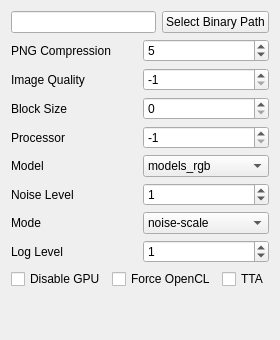
          <widget class="QWidget" name="waifu2xConverterCppTab">
           <attribute name="title">
            <string>Waifu2X Converter CPP</string>
           </attribute>
           <layout class="QVBoxLayout" name="verticalLayout">
            <item>
             <layout class="QHBoxLayout" name="waifu2xConverterCppPathHorizontalLayout">
              <item>
               <widget class="QLineEdit" name="waifu2xConverterCppPathLineEdit"/>
              </item>
              <item>
               <widget class="QPushButton" name="waifu2xConverterCppPathSelectButton">
                <property name="text">
                 <string>Select Binary Path</string>
                </property>
               </widget>
              </item>
             </layout>
            </item>
            <item>
             <layout class="QHBoxLayout" name="waifu2xConverterCppPngCompressionHorizontalLayout">
              <item>
               <widget class="QLabel" name="waifu2xConverterCppPngCompressionLabel">
                <property name="text">
                 <string>PNG Compression</string>
                </property>
               </widget>
              </item>
              <item>
               <widget class="QSpinBox" name="waifu2xConverterCppPngCompressionSpinBox">
                <property name="maximum">
                 <number>9</number>
                </property>
                <property name="value">
                 <number>5</number>
                </property>
               </widget>
              </item>
             </layout>
            </item>
            <item>
             <layout class="QHBoxLayout" name="waifu2xConverterCppImageQualityHorizontalLayout">
              <item>
               <widget class="QLabel" name="waifu2xConverterCppImageQualityLabel">
                <property name="text">
                 <string>Image Quality</string>
                </property>
               </widget>
              </item>
              <item>
               <widget class="QSpinBox" name="waifu2xConverterCppImageQualitySpinBox">
                <property name="minimum">
                 <number>-1</number>
                </property>
                <property name="maximum">
                 <number>101</number>
                </property>
                <property name="value">
                 <number>-1</number>
                </property>
               </widget>
              </item>
             </layout>
            </item>
            <item>
             <layout class="QHBoxLayout" name="waifu2xConverterCppBlockSizeHorizontalLayout">
              <item>
               <widget class="QLabel" name="waifu2xConverterCppBlockSizeLabel">
                <property name="text">
                 <string>Block Size</string>
                </property>
               </widget>
              </item>
              <item>
               <widget class="QSpinBox" name="waifu2xConverterCppBlockSizeSpinBox">
                <property name="maximum">
                 <number>9999</number>
                </property>
               </widget>
              </item>
             </layout>
            </item>
            <item>
             <layout class="QHBoxLayout" name="waifu2xConverterCppProcessorHorizontalLayout">
              <item>
               <widget class="QLabel" name="waifu2xConverterCppProcessorLabel">
                <property name="text">
                 <string>Processor</string>
                </property>
               </widget>
              </item>
              <item>
               <widget class="QSpinBox" name="waifu2xConverterCppProcessorSpinBox">
                <property name="minimum">
                 <number>-1</number>
                </property>
                <property name="maximum">
                 <number>9999</number>
                </property>
                <property name="value">
                 <number>-1</number>
                </property>
               </widget>
              </item>
             </layout>
            </item>
            <item>
             <layout class="QHBoxLayout" name="waifu2xConverterCppModelHorizontalLayout">
              <item>
               <widget class="QLabel" name="waifu2xConverterCppModelLabel">
                <property name="text">
                 <string>Model</string>
                </property>
               </widget>
              </item>
              <item>
               <widget class="QComboBox" name="waifu2xConverterCppModelComboBox">
                <item>
                 <property name="text">
                  <string>models_rgb</string>
                 </property>
                </item>
               </widget>
              </item>
             </layout>
            </item>
            <item>
             <layout class="QHBoxLayout" name="waifu2xConverterCppNoiseLevelHorizontalLayout">
              <item>
               <widget class="QLabel" name="waifu2xConverterCppNoiseLevelLabel">
                <property name="text">
                 <string>Noise Level</string>
                </property>
               </widget>
              </item>
              <item>
               <widget class="QSpinBox" name="waifu2xConverterCppNoiseLevelSpinBox">
                <property name="maximum">
                 <number>3</number>
                </property>
                <property name="value">
                 <number>1</number>
                </property>
               </widget>
              </item>
             </layout>
            </item>
            <item>
             <layout class="QHBoxLayout" name="waifu2xConverterCppModeHorizontalLayout">
              <item>
               <widget class="QLabel" name="waifu2xConverterCppModeLabel">
                <property name="text">
                 <string>Mode</string>
                </property>
               </widget>
              </item>
              <item>
               <widget class="QComboBox" name="waifu2xConverterCppModeComboBox">
                <item>
                 <property name="text">
                  <string>noise-scale</string>
                 </property>
                </item>
                <item>
                 <property name="text">
                  <string>noise</string>
                 </property>
                </item>
                <item>
                 <property name="text">
                  <string>scale</string>
                 </property>
                </item>
               </widget>
              </item>
             </layout>
            </item>
            <item>
             <layout class="QHBoxLayout" name="waifu2xConverterCppLogLevelHorizontalLayout">
              <item>
               <widget class="QLabel" name="waifu2xConverterCppLogLevelLabel">
                <property name="text">
                 <string>Log Level</string>
                </property>
               </widget>
              </item>
              <item>
               <widget class="QSpinBox" name="waifu2xConverterCppLogLevelSpinBox">
                <property name="maximum">
                 <number>4</number>
                </property>
                <property name="value">
                 <number>1</number>
                </property>
               </widget>
              </item>
             </layout>
            </item>
            <item>
             <layout class="QHBoxLayout" name="waifu2xConverterCppOptionsHorizontalLayout">
              <item>
               <widget class="QCheckBox" name="waifu2xConverterCppDisableGpuCheckBox">
                <property name="text">
                 <string>Disable GPU</string>
                </property>
               </widget>
              </item>
              <item>
               <widget class="QCheckBox" name="waifu2xConverterCppForceOpenclCheckBox">
                <property name="text">
                 <string>Force OpenCL</string>
                </property>
               </widget>
              </item>
              <item>
               <widget class="QCheckBox" name="waifu2xConverterCppTtaCheckBox">
                <property name="text">
                 <string>TTA</string>
                </property>
               </widget>
              </item>
             </layout>
            </item>
            <item>
             <spacer name="waifu2xConverterCppVerticalSpacer">
              <property name="orientation">
               <enum>Qt::Vertical</enum>
              </property>
              <property name="sizeHint" stdset="0">
               <size>
                <width>20</width>
                <height>40</height>
               </size>
              </property>
             </spacer>
            </item>
           </layout>
          </widget>
